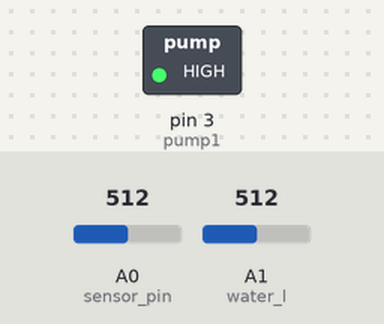
A sketch run on a simulated Arduino Uno, built with avr-gcc and run on an emulated ATmega328P. On the bench: switched loads named in the sketch (green lamp = pin HIGH). The test bench sets the inputs (shaded band); at power-on: A0 (sensor_pin) = 512, A1 (water_l) = 512. What the sketch prints to the serial monitor is not drawn.

Above: at 7.5 s.
At 18.0 s:
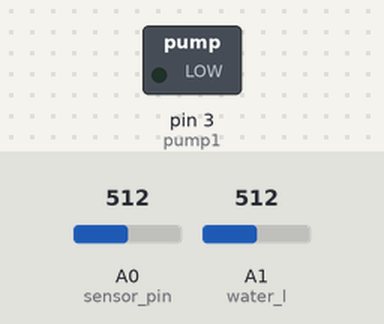
Timing chart, 0 to 27.3 s (numbered marks = the images above):
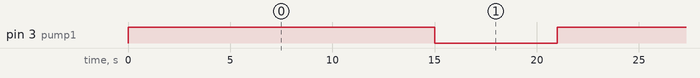

The sketch:

automatic_plant_watering_system.ino
```cpp
#define pump1 3

const int sensor_pin = A0;
const int water_l =A1;

void pump();


void setup()
{
pinMode(pump1 ,OUTPUT);

Serial.begin(9600);
}

void loop() {
  // put your main code here, to run repeatedly:
float moisture_percentage;
int sensor_analog;
int water_analog;
float water_level;
sensor_analog = analogRead(sensor_pin);
water_analog = analogRead(water_l);
moisture_percentage = ( 100 - ( (sensor_analog/1023.00)* 100 ) );
if(moisture_percentage < 50)
{
Serial.print("pumping water");
pump();
delay(5000);
sensor_analog= analogRead(sensor_pin);
moisture_percentage = ( 100 - ( (sensor_analog/1023.00)* 100 ) );

}
else if(moisture_percentage < 50)
{
Serial.print("Pumping water");
pump();
delay(1000);
sensor_analog= analogRead(sensor_pin);
moisture_percentage = ( 100 - ( (sensor_analog/1023.00)* 100 ) );
}
else
{
}
water_level = ( 100 - ( (water_analog/1023.00)* 100 ) );
Serial.print("Water Level:=");
Serial.print(water_level);
Serial.print("%\n\n");
Serial.print("Moisture percentage =");
Serial.print(moisture_percentage);
Serial.print("%\n\n");
if(water_level < 20)
{
  Serial.print("Tank level LOW");
}
delay(1000);

}
void pump()
{
  digitalWrite(pump1,HIGH);
  delay(15000);
  digitalWrite(pump1,LOW);
  }
```

Measured:
- by itself, pin 3 (pump1): alternates HIGH for 15.0 s and LOW for 6.0 s
